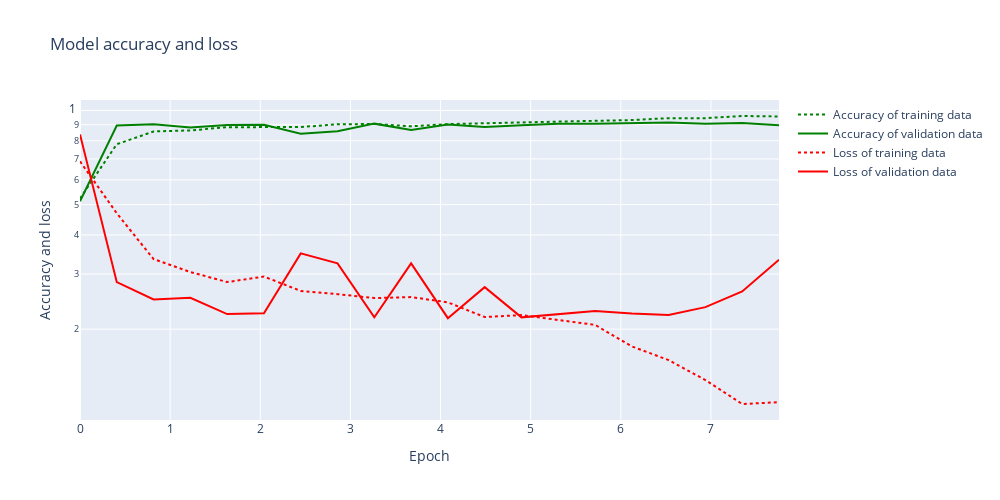

The code cell stored with this chart in its notebook:
### Code cell
print("\n --- Learning curve of model training --- \n")

# summarize history for accuracy and loss

fig = go.Figure()


fig.add_trace(go.Scatter(x=np.linspace(0,EPOCHS), y=history.history['binary_accuracy'],
                        line = dict(color='green', width=2, dash='dot'),
                        name='Accuracy of training data'))

fig.add_trace(go.Scatter(x=np.linspace(0,EPOCHS), y=history.history['val_binary_accuracy'],
                        line = dict(color='green', width=2),
                        name='Accuracy of validation data'))

fig.add_trace(go.Scatter(x=np.linspace(0,EPOCHS), y=history.history['loss'],
                        line = dict(color='red', width=2, dash='dot'),
                        name='Loss of training data'))

fig.add_trace(go.Scatter(x=np.linspace(0,EPOCHS), y=history.history['val_loss'],
                        line = dict(color='red', width=2),
                        name='Loss of validation data'))


fig.update_layout(title='Model accuracy and loss',
                   xaxis_title='Epoch',
                   yaxis_title='Accuracy and loss',
                   width=1000,
                   height=500,
                   yaxis_type="log")

fig.show()

### Figure 1 — Plotly figure (JSON) as saved in the notebook; plotly's stock layout.template omitted (floating-point values rounded to 4 significant figures)
{"data": [{"line": {"color": "green", "dash": "dot", "width": 2}, "name": "Accuracy of training data", "type": "scatter", "x": [0, 0.4082, 0.8163, 1.224, 1.633, 2.041, 2.449, 2.857, 3.265, 3.673, 4.082, 4.49, 4.898, 5.306, 5.714, 6.122, 6.531, 6.939, 7.347, 7.755, 8.163, 8.571, 8.98, 9.388, 9.796, 10.2, 10.61, 11.02, 11.43, 11.84, 12.24, 12.65, 13.06, 13.47, 13.88, 14.29, 14.69, 15.1, 15.51, 15.92, 16.33, 16.73, 17.14, 17.55, 17.96, 18.37, 18.78, 19.18, 19.59, 20], "y": [0.5233, 0.78, 0.8567, 0.8633, 0.8842, 0.8825, 0.885, 0.9033, 0.905, 0.89, 0.9042, 0.91, 0.9167, 0.9183, 0.9267, 0.9317, 0.945, 0.945, 0.96, 0.9567]}, {"line": {"color": "green", "width": 2}, "name": "Accuracy of validation data", "type": "scatter", "x": [0, 0.4082, 0.8163, 1.224, 1.633, 2.041, 2.449, 2.857, 3.265, 3.673, 4.082, 4.49, 4.898, 5.306, 5.714, 6.122, 6.531, 6.939, 7.347, 7.755, 8.163, 8.571, 8.98, 9.388, 9.796, 10.2, 10.61, 11.02, 11.43, 11.84, 12.24, 12.65, 13.06, 13.47, 13.88, 14.29, 14.69, 15.1, 15.51, 15.92, 16.33, 16.73, 17.14, 17.55, 17.96, 18.37, 18.78, 19.18, 19.59, 20], "y": [0.5125, 0.895, 0.9038, 0.8825, 0.8988, 0.9, 0.8425, 0.8587, 0.9075, 0.8662, 0.9013, 0.885, 0.8975, 0.9075, 0.9062, 0.9112, 0.915, 0.9062, 0.9112, 0.8963]}, {"line": {"color": "red", "dash": "dot", "width": 2}, "name": "Loss of training data", "type": "scatter", "x": [0, 0.4082, 0.8163, 1.224, 1.633, 2.041, 2.449, 2.857, 3.265, 3.673, 4.082, 4.49, 4.898, 5.306, 5.714, 6.122, 6.531, 6.939, 7.347, 7.755, 8.163, 8.571, 8.98, 9.388, 9.796, 10.2, 10.61, 11.02, 11.43, 11.84, 12.24, 12.65, 13.06, 13.47, 13.88, 14.29, 14.69, 15.1, 15.51, 15.92, 16.33, 16.73, 17.14, 17.55, 17.96, 18.37, 18.78, 19.18, 19.59, 20], "y": [0.6875, 0.469, 0.3348, 0.3045, 0.2827, 0.2945, 0.2649, 0.2587, 0.2513, 0.2532, 0.2435, 0.2186, 0.2217, 0.2138, 0.2063, 0.1761, 0.1592, 0.1375, 0.1152, 0.1168]}, {"line": {"color": "red", "width": 2}, "name": "Loss of validation data", "type": "scatter", "x": [0, 0.4082, 0.8163, 1.224, 1.633, 2.041, 2.449, 2.857, 3.265, 3.673, 4.082, 4.49, 4.898, 5.306, 5.714, 6.122, 6.531, 6.939, 7.347, 7.755, 8.163, 8.571, 8.98, 9.388, 9.796, 10.2, 10.61, 11.02, 11.43, 11.84, 12.24, 12.65, 13.06, 13.47, 13.88, 14.29, 14.69, 15.1, 15.51, 15.92, 16.33, 16.73, 17.14, 17.55, 17.96, 18.37, 18.78, 19.18, 19.59, 20], "y": [0.8386, 0.2826, 0.2487, 0.2518, 0.2233, 0.2248, 0.3492, 0.3245, 0.2183, 0.3245, 0.2168, 0.2724, 0.2181, 0.223, 0.2285, 0.2243, 0.222, 0.2352, 0.2638, 0.3335]}], "layout": {"height": 500, "title": {"text": "Model accuracy and loss"}, "width": 1000, "xaxis": {"autorange": true, "range": [0, 7.755], "title": {"text": "Epoch"}, "type": "linear"}, "yaxis": {"autorange": true, "range": [-0.9895, 0.03342], "title": {"text": "Accuracy and loss"}, "type": "log"}}}
